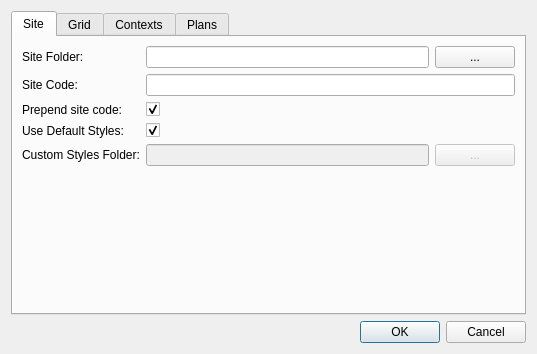
<?xml version="1.0" encoding="UTF-8"?>
<ui version="4.0">
 <class>SettingsDialogBase</class>
 <widget class="QDialog" name="SettingsDialogBase">
  <property name="geometry">
   <rect>
    <x>0</x>
    <y>0</y>
    <width>537</width>
    <height>354</height>
   </rect>
  </property>
  <property name="windowTitle">
   <string>Settings</string>
  </property>
  <layout class="QVBoxLayout" name="verticalLayout">
   <item>
    <widget class="QTabWidget" name="tabWidget">
     <property name="currentIndex">
      <number>0</number>
     </property>
     <widget class="QWidget" name="siteTab">
      <attribute name="title">
       <string>Site</string>
      </attribute>
      <layout class="QGridLayout" name="gridLayout_5">
       <item row="0" column="0">
        <widget class="QLabel" name="siteFolderLabel">
         <property name="text">
          <string>Site Folder:</string>
         </property>
        </widget>
       </item>
       <item row="2" column="2">
        <widget class="QLineEdit" name="siteCodeEdit"/>
       </item>
       <item row="6" column="2">
        <spacer name="verticalSpacer_4">
         <property name="orientation">
          <enum>Qt::Vertical</enum>
         </property>
         <property name="sizeHint" stdset="0">
          <size>
           <width>20</width>
           <height>40</height>
          </size>
         </property>
        </spacer>
       </item>
       <item row="5" column="0" colspan="2">
        <widget class="QLabel" name="customStylesLabel">
         <property name="text">
          <string>Custom Styles Folder:</string>
         </property>
        </widget>
       </item>
       <item row="2" column="0">
        <widget class="QLabel" name="siteCodeLabel">
         <property name="text">
          <string>Site Code:</string>
         </property>
         <property name="buddy">
          <cstring>siteCodeEdit</cstring>
         </property>
        </widget>
       </item>
       <item row="4" column="0" colspan="2">
        <widget class="QLabel" name="defaultStylesLabel">
         <property name="text">
          <string>Use Default Styles:</string>
         </property>
        </widget>
       </item>
       <item row="3" column="0">
        <widget class="QLabel" name="prependSiteCodeLabel">
         <property name="text">
          <string>Prepend site code:</string>
         </property>
         <property name="buddy">
          <cstring>prependSiteCodeCheck</cstring>
         </property>
        </widget>
       </item>
       <item row="4" column="2">
        <widget class="QCheckBox" name="defaultStylesCheck">
         <property name="text">
          <string/>
         </property>
         <property name="checked">
          <bool>true</bool>
         </property>
        </widget>
       </item>
       <item row="5" column="2">
        <layout class="QHBoxLayout" name="horizontalLayout_5">
         <item>
          <widget class="QLineEdit" name="styleFolderEdit">
           <property name="enabled">
            <bool>false</bool>
           </property>
          </widget>
         </item>
         <item>
          <widget class="QPushButton" name="styleFolderButton">
           <property name="enabled">
            <bool>false</bool>
           </property>
           <property name="sizePolicy">
            <sizepolicy hsizetype="Preferred" vsizetype="Fixed">
             <horstretch>0</horstretch>
             <verstretch>0</verstretch>
            </sizepolicy>
           </property>
           <property name="text">
            <string>...</string>
           </property>
          </widget>
         </item>
        </layout>
       </item>
       <item row="3" column="2">
        <widget class="QCheckBox" name="prependSiteCodeCheck">
         <property name="text">
          <string/>
         </property>
         <property name="checked">
          <bool>true</bool>
         </property>
        </widget>
       </item>
       <item row="0" column="2">
        <layout class="QHBoxLayout" name="siteFolderLayout">
         <item>
          <widget class="QLineEdit" name="siteFolderEdit"/>
         </item>
         <item>
          <widget class="QPushButton" name="siteFolderButton">
           <property name="sizePolicy">
            <sizepolicy hsizetype="Preferred" vsizetype="Fixed">
             <horstretch>0</horstretch>
             <verstretch>0</verstretch>
            </sizepolicy>
           </property>
           <property name="text">
            <string>...</string>
           </property>
          </widget>
         </item>
        </layout>
       </item>
      </layout>
     </widget>
     <widget class="QWidget" name="gridTab">
      <attribute name="title">
       <string>Grid</string>
      </attribute>
      <layout class="QGridLayout" name="gridLayout_4">
       <item row="0" column="1">
        <layout class="QHBoxLayout" name="gridFolderLayout">
         <item>
          <widget class="QLineEdit" name="gridFolderEdit"/>
         </item>
         <item>
          <widget class="QPushButton" name="gridFolderButton">
           <property name="sizePolicy">
            <sizepolicy hsizetype="Preferred" vsizetype="Fixed">
             <horstretch>0</horstretch>
             <verstretch>0</verstretch>
            </sizepolicy>
           </property>
           <property name="text">
            <string>...</string>
           </property>
          </widget>
         </item>
        </layout>
       </item>
       <item row="0" column="0">
        <widget class="QLabel" name="gridFolderLabel">
         <property name="text">
          <string>Folder:</string>
         </property>
        </widget>
       </item>
       <item row="4" column="0">
        <widget class="QLabel" name="gridPolygonsNameLabel">
         <property name="text">
          <string>Polygons Base Name:</string>
         </property>
        </widget>
       </item>
       <item row="2" column="1">
        <widget class="QLineEdit" name="gridPointsNameEdit"/>
       </item>
       <item row="3" column="0">
        <widget class="QLabel" name="gridLinesNameLabel">
         <property name="text">
          <string>Lines Base Name:</string>
         </property>
        </widget>
       </item>
       <item row="4" column="1">
        <widget class="QLineEdit" name="gridPolygonsNameEdit"/>
       </item>
       <item row="5" column="1">
        <spacer name="verticalSpacer_3">
         <property name="orientation">
          <enum>Qt::Vertical</enum>
         </property>
         <property name="sizeHint" stdset="0">
          <size>
           <width>20</width>
           <height>40</height>
          </size>
         </property>
        </spacer>
       </item>
       <item row="3" column="1">
        <widget class="QLineEdit" name="gridLinesNameEdit"/>
       </item>
       <item row="2" column="0">
        <widget class="QLabel" name="gridPointNameLabel">
         <property name="text">
          <string>Points Base Name:</string>
         </property>
        </widget>
       </item>
       <item row="1" column="1">
        <widget class="QLineEdit" name="gridGroupNameEdit"/>
       </item>
       <item row="1" column="0">
        <widget class="QLabel" name="gridGroupNameLabel">
         <property name="text">
          <string>Group Name:</string>
         </property>
        </widget>
       </item>
      </layout>
     </widget>
     <widget class="QWidget" name="contextsTab">
      <attribute name="title">
       <string>Contexts</string>
      </attribute>
      <layout class="QGridLayout" name="gridLayout_3">
       <item row="0" column="1">
        <layout class="QHBoxLayout" name="contextsFolderLayout">
         <item>
          <widget class="QLineEdit" name="contextsFolderEdit"/>
         </item>
         <item>
          <widget class="QPushButton" name="contextsFolderButton">
           <property name="sizePolicy">
            <sizepolicy hsizetype="Preferred" vsizetype="Fixed">
             <horstretch>0</horstretch>
             <verstretch>0</verstretch>
            </sizepolicy>
           </property>
           <property name="text">
            <string>...</string>
           </property>
          </widget>
         </item>
        </layout>
       </item>
       <item row="0" column="0">
        <widget class="QLabel" name="contextsFolderLabel">
         <property name="text">
          <string>Contexts Folder:</string>
         </property>
         <property name="buddy">
          <cstring>contextsFolderEdit</cstring>
         </property>
        </widget>
       </item>
       <item row="10" column="1">
        <spacer name="contextsTabSpacer">
         <property name="orientation">
          <enum>Qt::Vertical</enum>
         </property>
         <property name="sizeHint" stdset="0">
          <size>
           <width>20</width>
           <height>40</height>
          </size>
         </property>
        </spacer>
       </item>
       <item row="9" column="0">
        <widget class="QLabel" name="contextsScopeNameLabel">
         <property name="text">
          <string>Scope Base Name:</string>
         </property>
         <property name="buddy">
          <cstring>contextsScopeNameEdit</cstring>
         </property>
        </widget>
       </item>
       <item row="4" column="1">
        <widget class="QLineEdit" name="contextsPointsNameEdit"/>
       </item>
       <item row="2" column="0">
        <widget class="QLabel" name="contextsGroupNameLabel">
         <property name="text">
          <string>Group Name:</string>
         </property>
         <property name="buddy">
          <cstring>contextsGroupNameEdit</cstring>
         </property>
        </widget>
       </item>
       <item row="2" column="1">
        <widget class="QLineEdit" name="contextsGroupNameEdit"/>
       </item>
       <item row="8" column="1">
        <widget class="QLineEdit" name="contextsPolygonsNameEdit"/>
       </item>
       <item row="6" column="0">
        <widget class="QLabel" name="contextsLinesNameLabel">
         <property name="text">
          <string>Lines Base Name:</string>
         </property>
         <property name="buddy">
          <cstring>contextsLinesNameEdit</cstring>
         </property>
        </widget>
       </item>
       <item row="9" column="1">
        <widget class="QLineEdit" name="contextsScopeNameEdit"/>
       </item>
       <item row="6" column="1">
        <widget class="QLineEdit" name="contextsLinesNameEdit"/>
       </item>
       <item row="4" column="0">
        <widget class="QLabel" name="contextsPointNameLabel">
         <property name="text">
          <string>Points Base Name:</string>
         </property>
         <property name="buddy">
          <cstring>contextsPointsNameEdit</cstring>
         </property>
        </widget>
       </item>
       <item row="8" column="0">
        <widget class="QLabel" name="contextsPolygonsNameLabel">
         <property name="text">
          <string>Polygons Base Name:</string>
         </property>
         <property name="buddy">
          <cstring>contextsPolygonsNameEdit</cstring>
         </property>
        </widget>
       </item>
       <item row="3" column="1">
        <widget class="QLineEdit" name="contextsBufferGroupNameEdit"/>
       </item>
       <item row="3" column="0">
        <widget class="QLabel" name="contextsBufferGroupNameLabel">
         <property name="text">
          <string>Buffer Group Name:</string>
         </property>
        </widget>
       </item>
      </layout>
     </widget>
     <widget class="QWidget" name="plansTab">
      <attribute name="title">
       <string>Plans</string>
      </attribute>
      <layout class="QGridLayout" name="gridLayout_2">
       <item row="1" column="1">
        <widget class="QCheckBox" name="separatePlansCheck">
         <property name="toolTip">
          <string>Select if the raw and processed plans should be stored in separate folders.</string>
         </property>
         <property name="text">
          <string/>
         </property>
         <property name="checked">
          <bool>true</bool>
         </property>
        </widget>
       </item>
       <item row="0" column="1">
        <layout class="QHBoxLayout" name="horizontalLayout_2">
         <item>
          <widget class="QLineEdit" name="planFolderEdit"/>
         </item>
         <item>
          <widget class="QPushButton" name="planFolderButton">
           <property name="sizePolicy">
            <sizepolicy hsizetype="Preferred" vsizetype="Fixed">
             <horstretch>0</horstretch>
             <verstretch>0</verstretch>
            </sizepolicy>
           </property>
           <property name="text">
            <string>...</string>
           </property>
          </widget>
         </item>
        </layout>
       </item>
       <item row="2" column="0">
        <widget class="QLabel" name="planTransparencyLabel">
         <property name="text">
          <string>Plan tranparency:</string>
         </property>
         <property name="buddy">
          <cstring>planTransparencySpin</cstring>
         </property>
        </widget>
       </item>
       <item row="1" column="0">
        <widget class="QLabel" name="separatePlansLabel">
         <property name="text">
          <string>Separate plan folders:</string>
         </property>
         <property name="buddy">
          <cstring>separatePlansCheck</cstring>
         </property>
        </widget>
       </item>
       <item row="2" column="1">
        <layout class="QHBoxLayout" name="horizontalLayout_4">
         <item>
          <widget class="QSpinBox" name="planTransparencySpin">
           <property name="suffix">
            <string>%</string>
           </property>
           <property name="maximum">
            <number>100</number>
           </property>
           <property name="value">
            <number>50</number>
           </property>
          </widget>
         </item>
         <item>
          <spacer name="horizontalSpacer">
           <property name="orientation">
            <enum>Qt::Horizontal</enum>
           </property>
           <property name="sizeHint" stdset="0">
            <size>
             <width>40</width>
             <height>20</height>
            </size>
           </property>
          </spacer>
         </item>
        </layout>
       </item>
       <item row="0" column="0">
        <widget class="QLabel" name="planFolderLabel">
         <property name="text">
          <string>Plan Folder:</string>
         </property>
         <property name="buddy">
          <cstring>planFolderEdit</cstring>
         </property>
        </widget>
       </item>
       <item row="3" column="1">
        <spacer name="verticalSpacer">
         <property name="orientation">
          <enum>Qt::Vertical</enum>
         </property>
         <property name="sizeHint" stdset="0">
          <size>
           <width>20</width>
           <height>40</height>
          </size>
         </property>
        </spacer>
       </item>
      </layout>
     </widget>
    </widget>
   </item>
   <item>
    <widget class="QDialogButtonBox" name="buttonBox">
     <property name="orientation">
      <enum>Qt::Horizontal</enum>
     </property>
     <property name="standardButtons">
      <set>QDialogButtonBox::Cancel|QDialogButtonBox::Ok</set>
     </property>
    </widget>
   </item>
  </layout>
 </widget>
 <tabstops>
  <tabstop>contextsFolderEdit</tabstop>
  <tabstop>contextsFolderButton</tabstop>
  <tabstop>planFolderEdit</tabstop>
  <tabstop>planFolderButton</tabstop>
  <tabstop>planTransparencySpin</tabstop>
  <tabstop>buttonBox</tabstop>
 </tabstops>
 <resources/>
 <connections>
  <connection>
   <sender>buttonBox</sender>
   <signal>accepted()</signal>
   <receiver>SettingsDialogBase</receiver>
   <slot>accept()</slot>
   <hints>
    <hint type="sourcelabel">
     <x>248</x>
     <y>254</y>
    </hint>
    <hint type="destinationlabel">
     <x>157</x>
     <y>274</y>
    </hint>
   </hints>
  </connection>
  <connection>
   <sender>buttonBox</sender>
   <signal>rejected()</signal>
   <receiver>SettingsDialogBase</receiver>
   <slot>reject()</slot>
   <hints>
    <hint type="sourcelabel">
     <x>316</x>
     <y>260</y>
    </hint>
    <hint type="destinationlabel">
     <x>286</x>
     <y>274</y>
    </hint>
   </hints>
  </connection>
 </connections>
</ui>
